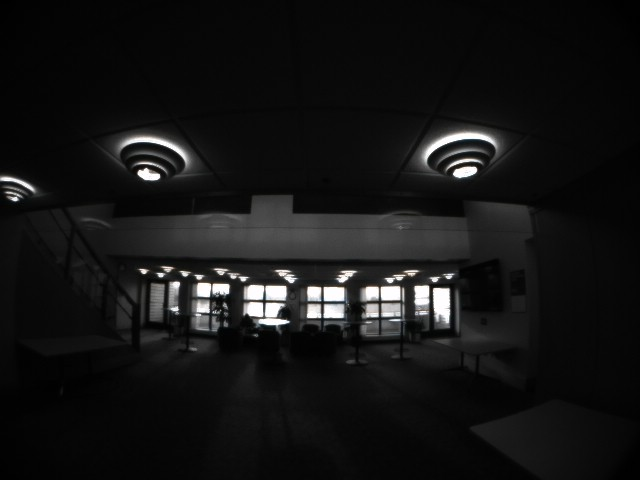
//> input picture imgs/1.jpg, 640 x 480 px
$ ./findOrbCV imgs/1.jpg imgs/2.jpg   (built with g++ and OpenCV 4)
//> lines starting //> are read from the running program, lines starting //| are printed output that depends on the picture
#include <iostream>
#include <opencv2/opencv.hpp>
#include <unistd.h>
/***************************
Created by: Katherine Yang
ORB detection with OPENCV2
April 2017
*/


using namespace cv;
using namespace std;

int main(int argc, char** argv) {
  if ( argc != 3 ){
    printf("usage: DisplayImage.out <Image1_Path> <Image2_Path>\n");
    return -1;
  }
  Mat im1=imread( argv[1], CV_LOAD_IMAGE_GRAYSCALE);
//> im1: 480 rows x 640 cols, CV_8UC1; min 0, max 255, mean 20.8
  Mat im2=imread( argv[2], CV_LOAD_IMAGE_GRAYSCALE);
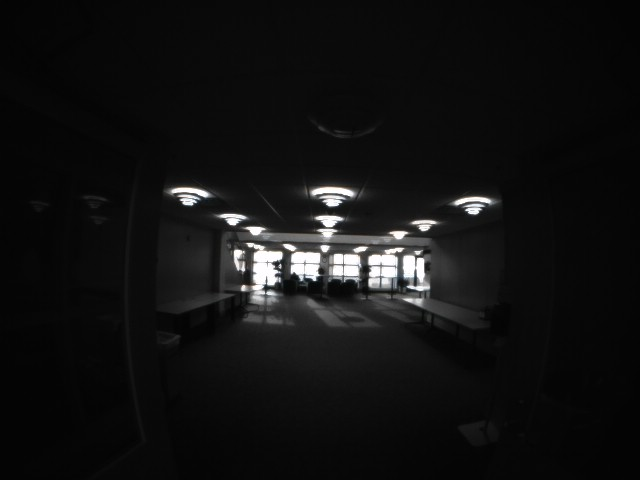
//> input picture imgs/2.jpg, 640 x 480 px
//> im2: 480 rows x 640 cols, CV_8UC1; min 3, max 255, mean 17.8
  if ( (!im1.data || !im2.data) ){
    printf("No image data \n");
    return -1;
   }
   Mat des1, des2;

   Ptr<FeatureDetector> detector = ORB::create(500, 1.2f, 8, 31, 0, 2, ORB::FAST_SCORE, 31, 50);
   // [4 lines of commented-out code are left out]
   Ptr<DescriptorExtractor> extractor = ORB::create();
   vector<KeyPoint> keyp1, keyp2;
   detector->detect(im1, keyp1);
//> keyp1 = 501 keypoints; strongest (x, y, size): (139, 172, 64.3), (473, 169, 53.6), (138, 173, 53.6), (157, 176, 53.6)
   detector->detect(im2, keyp2);
//> keyp2 = 506 keypoints; strongest (x, y, size): (314, 280, 37.2), (314, 278, 44.6), (276, 275, 31), (276, 254, 77.1)
   extractor->compute(im1, keyp1, des1);
   extractor->compute(im2, keyp2, des2);

  namedWindow("Image 1", WINDOW_AUTOSIZE );
  namedWindow("Image 2", WINDOW_AUTOSIZE );
  Mat imDraw1, imDraw2;
  drawKeypoints(im1, keyp1, imDraw1);
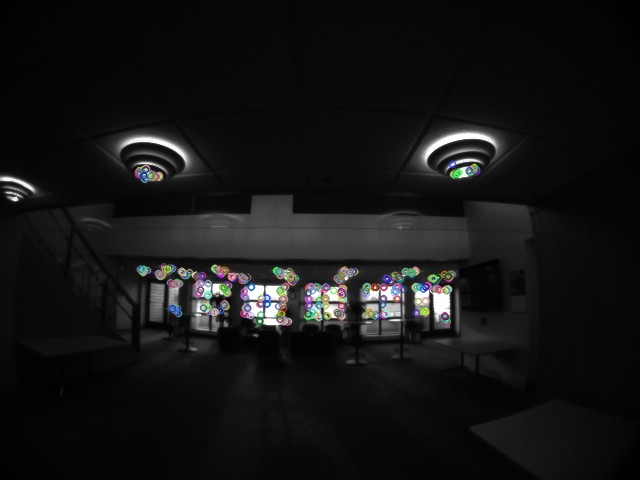
//> imDraw1: 480 rows x 640 cols, CV_8UC3; mean B, G, R 20.5, 20.5, 20.5
  drawKeypoints(im2, keyp2, imDraw2);
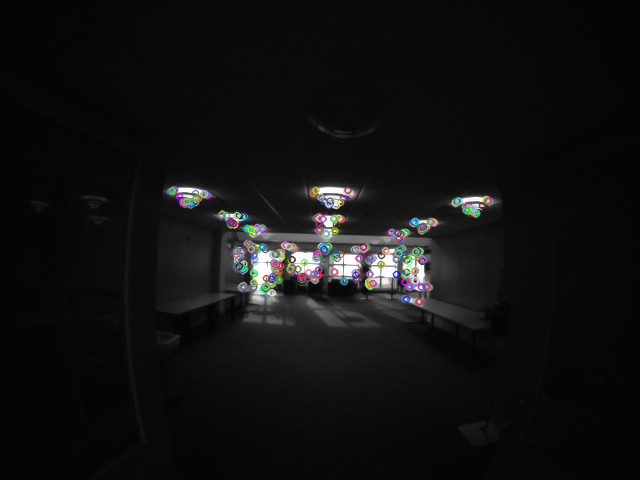
//> imDraw2: 480 rows x 640 cols, CV_8UC3; mean B, G, R 17.3, 17.3, 17.3
  imshow("Image 1", imDraw1);
  imshow("Image 2", imDraw2);

  cout << "numFeature1 "<< keyp1.size();
//| numFeature1 501
  cout << " numFeature2 "<< keyp2.size()<<endl;
//|  numFeature2 506
   // greedy matches
   FlannBasedMatcher matcher;
   std::vector<DMatch> matches;
   if(des1.type()!=CV_32F) des1.convertTo(des1, CV_32F);
   if(des2.type()!=CV_32F) des2.convertTo(des2, CV_32F);

   matcher.match(des1, des2, matches);
//> matches = 501 matches
   double max_dist = 0; double min_dist = 100;

   cout << "found "<<matches.size()<< " matches"<<endl;
//| found 501 matches
   //-- Quick calculation of max and min distances between keypoints
  for( int i = 0; i < des1.rows; i++ ){
    double dist = matches[i].distance;
    if( dist < min_dist ) min_dist = dist;
    if( dist > max_dist ) max_dist = dist;
  }
//> this loop made 501 passes
//> (dist, max_dist) on passes 1, 2, 3, 4, 6, 16, 32, 111, 203, 297: (318.3, 318.3), (336.4, 336.4), (380.9, 380.9), (405.4, 405.4), (411.4, 411.4), (451.4, 451.4), (455.6, 455.6), (458.4, 458.4), (476.3, 476.3), (503, 503)
//> dist on passes 5, 7, 8, 9, 10, 11: 379, 287.2, 333.5, 407.6, 387.8, 355
//> after the loop, min_dist = 100; max_dist = 503
  printf("-- Max dist : %f \n", max_dist );
//| -- Max dist : 503.031799
  printf("-- Min dist : %f \n", min_dist );
//| -- Min dist : 100.000000


  //-- Draw only "good" matches (i.e. whose distance is less than 2*min_dist,
  //-- or a small arbitary value ( 0.02 ) in the event that min_dist is very
  //-- small)
  //-- PS.- radiusMatch can also be used here.
  std::vector< DMatch > good_matches;
  for( int i = 0; i < des1.rows; i++ ) {
//    if( matches[i].distance <= max(2*min_dist, 0.02) ){
  if( matches[i].distance <= 150){
    good_matches.push_back( matches[i]); }
  }
  //-- Draw only "good" matches
  cout << "drawing good matches...";
  cout << good_matches.size()<< " good matches"<<endl;
//| 1 good matches
  Mat img_matches;
  drawMatches( im1, keyp1, im2, keyp2,
               good_matches, img_matches, Scalar::all(-1), Scalar::all(-1),
               vector<char>(), DrawMatchesFlags::NOT_DRAW_SINGLE_POINTS );
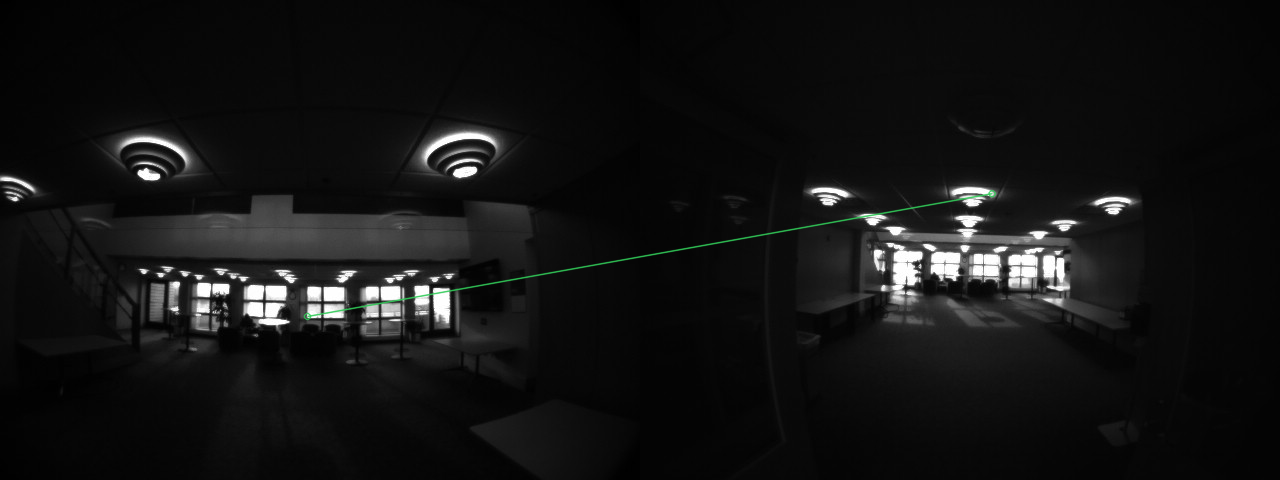
//> img_matches: 480 rows x 1280 cols, CV_8UC3; mean B, G, R 19.3, 19.5, 19.2

  //show detected matches
  imshow("Good Matches", img_matches);
  /*
  for( int i = 0; i < (int)good_matches.size(); i++ ){
    printf( "-- Good Match [%d] Keypoint 1: %d  -- Keypoint 2: %d  \n",
	    i, good_matches[i].queryIdx, good_matches[i].trainIdx );
  }*/

  waitKey(0);
  sleep(20000);
  return 0;
}
